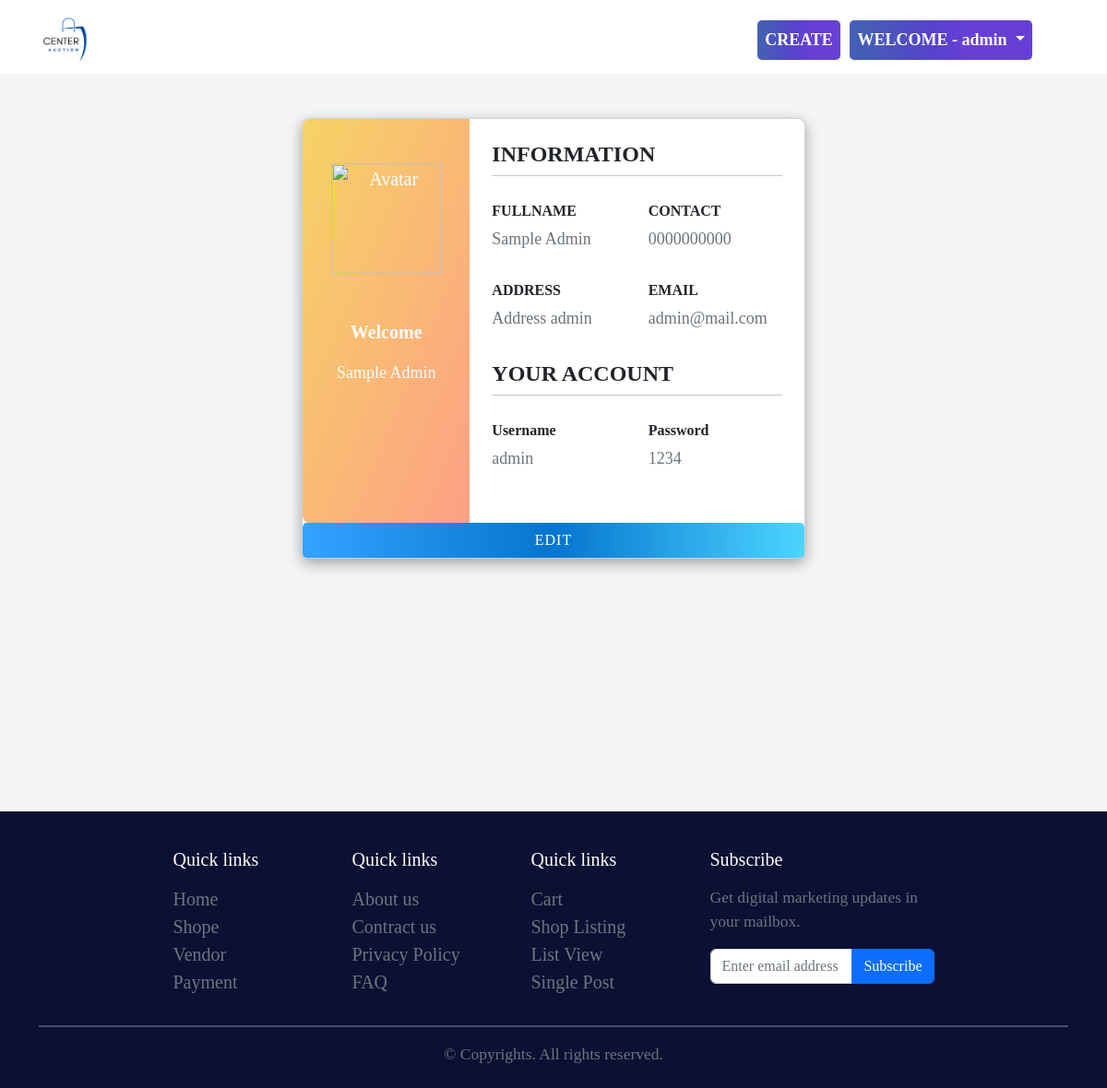
The app's page /Member/Account.php (signed in) with its own data.
### tables this page shows
CREATE TABLE `members` (
  `member_id` int(5) NOT NULL,
  `member_fullname` varchar(50) NOT NULL,
  `member_contact` varchar(10) NOT NULL,
  `member_address` varchar(100) NOT NULL,
  `member_email` varchar(50) NOT NULL,
  `member_username` varchar(30) NOT NULL,
  `member_password` varchar(30) NOT NULL,
  `member_type` tinyint(1) NOT NULL DEFAULT 2 COMMENT '1=admin,2=user',
  `member_date_created` datetime NOT NULL DEFAULT current_timestamp()
);

### Member/Account.php (the view, shortened to what this page needs)
<?php
include('../Assets/Session.php');
$strSQL = "SELECT * FROM members WHERE member_username = '".$_SESSION['member_username']."' ";
$objQuery = mysqli_query($objConnect, $strSQL);
$objResult = mysqli_fetch_array($objQuery);
?>
<html>
    <head>
        <link href="https://cdn.jsdelivr.net/npm/bootstrap@5.2.2/dist/css/bootstrap.min.css" rel="stylesheet">
        <link href="https://getbootstrap.com/docs/5.2/assets/css/docs.css" rel="stylesheet">
        <link rel="stylesheet" href="../css/styles.css">
    </head>
    <body>
        <nav class="navbar fixed-top navbar-expand-lg navbar-dark p-md-3">
            <div class="container">
                <img src="../img/logo.png" class="imgLogo">
                <div class="collapse navbar-collapse" id="navbarNav">
                    <ul class="navbar-nav navbar-margin">
                        <li class="navbar-item">
                            <a class="nav-link text-white" href="../index.php">HOME</a>
                        </li>
                        <li class="navbar-item">
                            <a class="nav-link text-white" href="Categories.php">CATEGORIES</a>
                        </li>
                        <li class="navbar-item">
                            <a class="nav-link text-white" href="History.php">HISTORY</a>
                        </li>
                        <li class="navbar-item">
                            <a class="nav-link text-white" href="Payments.php">PAYMENT</a>
                        </li>
                    </ul>
                </div>
                <?php if(isset($_SESSION['member_username'])): ?>
                <div>
                    <li class="nav-item dropdown btn-products-position">
                        <a class="nav-link btn-right" href="Products.php" role="button">CREATE</a>
                    </li>
                </div>
                <div>
                    <li class="dropdown btn-logout-position btn-right">
                        <a class="nav-link dropdown-toggle" href="#" id="navbarDarkDropdownMenuLink" role="button" data-bs-toggle="dropdown" aria-expanded="false">
                            WELCOME - <?php echo $_SESSION['member_username']; ?>
                        </a>
                    </li>
                </div>
                <?php else: ?>
                    <button type="button" class="btn btn-primary mx-auto show-modal" data-bs-toggle="modal" data-bs-target="#sign-in">LOGIN</button>
                <?php endif; ?>
            </div>
        </nav>
        <div class="bg-image2"></div>
        <section class="vh-100" style="background-color: #f4f5f7;">
            <div class="container py-5 h-50">
                <div class="row d-flex justify-content-center align-items-center h-100">
                    <div class="col col-lg-6 mb-4 mb-lg-0">
                        <div class="card mb-3" style="border-radius: .5rem;">
                            <div class="row g-0">
                                <div class="col-md-4 gradient-custom text-center text-white"
                                style="border-top-left-radius: .5rem; border-bottom-left-radius: .5rem;">
                                <img src="https://locatium.ai/wp-content/uploads/2021/11/avatardefault_92824.webp"
                                    alt="Avatar" class="img-fluid my-5" style="width: 120px;" />
                                <b><p>Welcome</p></b>
                                <a style="font-size:18px"><?php echo $objResult["member_fullname"]; ?></a>
                                </div>
                                <div class="col-md-8">
                                    <div class="card-body p-4">
                                        <b><h4>INFORMATION</h4></b>
                                        <hr class="mt-0 mb-4">
                                        <div class="row pt-1">
                                            <div class="col-6 mb-3">
                                                <h6>FULLNAME</h6>
                                                <p class="text-muted" style="font-size:18px"><?php echo $objResult["member_fullname"]; ?></p>
                                            </div>
                                            <div class="col-6 mb-3">
                                                <h6>CONTACT</h6>
                                                <p class="text-muted" style="font-size:18px"><?php echo $objResult["member_contact"]; ?></p>
                                            </div>
                                            <div class="col-6 mb-3">
                                                <h6>ADDRESS</h6>
                                                <p class="text-muted" style="font-size:18px"><?php echo $objResult["member_address"]; ?></p>
                                            </div>
                                            <div class="col-6 mb-3">
                                                <h6>EMAIL</h6>
                                                <p class="text-muted" style="font-size:18px"><?php echo $objResult["member_email"]; ?></p>
                                            </div>
                                        </div>
                                        <h4>YOUR ACCOUNT</h4>
                                        <hr class="mt-0 mb-4">
                                        <div class="row pt-1">
                                            <div class="col-6 mb-3">
                                                <h6>Username</h6>
                                                <p class="text-muted" style="font-size:18px"><?php echo $objResult["member_username"]; ?></p>
                                            </div>
                                            <div class="col-6 mb-3">
                                                <h6>Password</h6>
                                                <p class="text-muted" style="font-size:18px"><?php echo $objResult["member_password"]; ?></p>
                                            </div>
                                        </div>
                                    </div>
                                </div>
                            </div>
                            <button type="button" class="btn btn-editAccount" data-bs-toggle="modal" data-bs-target="#edit-account">EDIT</button>
                        </div>
                    </div>
                </div>
            </div>
        </section>
        <footer class="w-100 py-4 flex-shrink-0">
            <div class="container py-3">
                <div class="row gy-4 gx-5 row justify-content-md-center">
                    <div class="col-lg-2 col-md-6">
                        <h5 class="text-white mb-3">Quick links</h5>
                        <ul class="list-unstyled text-muted">
                            <li><a href="#">Home</a></li>
                            <li><a href="#">Shope</a></li>
                            <li><a href="#">Vendor</a></li>
                            <li><a href="#">Payment</a></li>
                        </ul>
                    </div>
                    <div class="col-lg-2 col-md-6">
                        <h5 class="text-white mb-3">Quick links</h5>
                        <ul class="list-unstyled text-muted">
                            <li><a href="#">About us</a></li>
                            <li><a href="#">Contract us</a></li>
                            <li><a href="#">Privacy Policy</a></li>
                            <li><a href="#">FAQ</a></li>
                        </ul>
                    </div>
                    <div class="col-lg-2 col-md-6">
                        <h5 class="text-white mb-3">Quick links</h5>
                        <ul class="list-unstyled text-muted">
                            <li><a href="#">Cart</a></li>
                            <li><a href="#">Shop Listing</a></li>
                            <li><a href="#">List View</a></li>
                            <li><a href="#">Single Post</a></li>
                        </ul>
                    </div>
                    <div class="col-lg-3 col-md-6">
                        <h5 class="text-white mb-3">Subscribe</h5>
                        <p class="small text-muted">Get digital marketing updates in your mailbox.</p>
                        <form action="#">
                            <div class="input-group mb-3">
                                <input class="form-control" type="text" placeholder="Enter email address">
                                <button type="submit" class="btn btn-primary">Subscribe</button>
                            </div>
                        </form>
                    </div>
                </div>
                <hr class="bg-white border-2 border-top border-white">
                <center><p class="small text-muted mb-0">&copy; Copyrights. All rights reserved.</p></center>
            </div>
        </footer>
    </body>
</html>

### css/styles.css (style rules this page uses)
html, body { background-color: white; margin: 0; padding: 0; font-family: Quicksand; font-weight: 500; }
.imgLogo { width: 5%; float: left; border-radius: 8px; }
.container { font-size: 20; }
.navbar-margin { margin-left: 3%; }
li { list-style-type: none; }
.btn-right { background-image: linear-gradient(92.88deg, #455EB5 9.16%, #5643CC 43.89%, #673FD7 64.72%); color: white; padding: 8 8; border-radius: 5px; font-size: 18px; font-weight: 600; box-shadow: 0 0 20px rgba(255, 255, 255, 0.2); }
.btn-logout-position { right: 20%; }
.btn-products-position { margin-right: 50px; }
footer { background: #0c1033; clear: both; position: relative; bottom: 0; width: 100%; height: 300px; }
a { color: inherit; text-decoration: none; transition: all 0.3s; }
.card { box-shadow: rgba(0, 0, 0, 0.35) 0px 5px 15px; }
.bg-image2 { background-image: url('https://bidpro.webdevia.com/wp-content/uploads/2021/07/slider-bg.jpg?id=10291'); background-size: cover; height: 10%; justify-content: center; align-items: center; background-repeat: no-repeat; position: relative; }
.form-control { width: 500px; }
.gradient-custom { background: #f6d365; background: -webkit-linear-gradient(to right bottom, rgba(246, 211, 101, 1), rgba(253, 160, 133, 1)); background: linear-gradient(to right bottom, rgba(246, 211, 101, 1), rgba(253, 160, 133, 1)) }
.btn-editAccount { color: #fff; background: linear-gradient(to right, #33a3ff, #0675cf, #4cd5ff); font-size: 16px; font-weight: 500; letter-spacing: 1px; text-transform: uppercase; padding: 7 ; border: none; border-radius: 5px; border: none; display: inline-block; transition: all 0.6s ease 0s; }
h4 { font-weight: 800; }
h6 { font-weight: 600; }

### records on screen
members: member_fullname "Sample Admin", member_contact "0000000000", member_address "Address admin", member_email "admin@mail.com", member_username "admin", member_password "1234"

### other values on screen
$_SESSION['member_username'] "admin"
